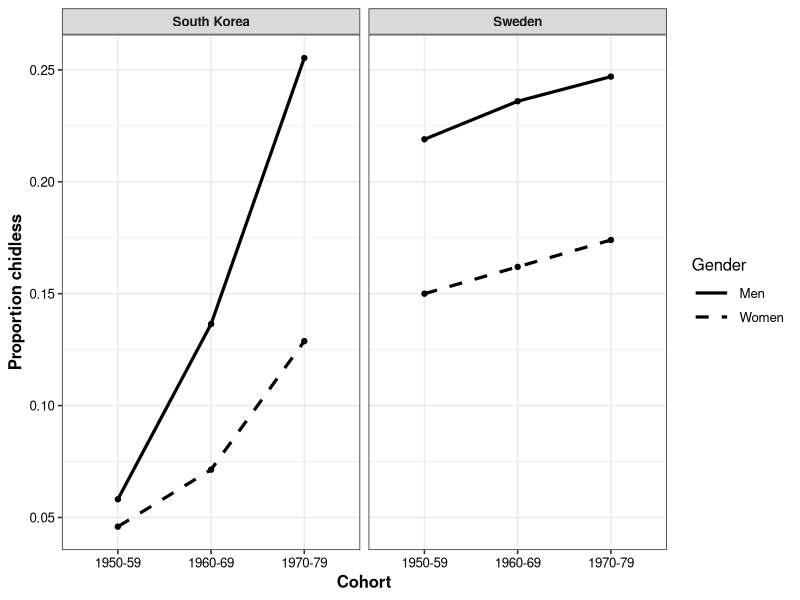

Source code (R):
### Childlessness country comparison ###########################################

library(tidyverse)
plotheight <- 9
plotwidth <- 9


### Data #######################################################################

# Sweden
Sweden <- data.frame(Country=rep("Sweden",6),
                     Cohort=c("1950-59","1960-69","1970-79",
                              "1950-59","1960-69","1970-79"),
                     Gender=c(rep("Men",3),rep("Women",3)),
                     Childless=c(0.219,0.236,0.247,
                                 0.150,0.162,0.174))  

SwedenCohort <- c("1950-59","1960-69","1970-78")

# Korea
Korea <- data.frame(Country=rep("South Korea",6),
                    Cohort=c("1950-59","1960-69","1970-79",
                             "1950-59","1960-69","1970-79"),
                    Gender=c(rep("Men",3),rep("Women",3)),
                    Childless=c(0.05814,0.13644,0.25531,
                                0.04591,0.07137,0.12881))  

KoreaCohort <- c("1950-59","1960-69","1970-77")

# Combination
Childless <- rbind(Sweden,Korea)


### Figure 1 ###################################################################

childless <- Childless |> ggplot(aes(x=Cohort, 
                                     y=Childless, 
                                     group=Gender,
                                     linetype=Gender)) +
  geom_line(linewidth=1.1)+
  geom_point()+
  scale_linetype_manual(values=c("solid","dashed"))+
  labs(y="Proportion chidless")+
  facet_wrap(~Country)+
  theme_bw(base_size=12) +
  theme(axis.text=element_text(colour="black"), 
        axis.title = element_text(face="bold"), 
        legend.key.width = unit(1,"cm"), 
        strip.text.x = element_text(face="bold"))

ggsave(childless,
       height = plotheight,
       width = plotwidth,
       file="Results/fig_childless.png")
